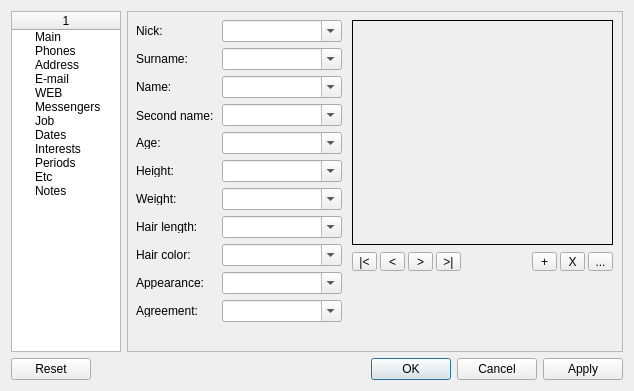
<?xml version="1.0" encoding="UTF-8"?>
<ui version="4.0">
 <class>CPersonEdit</class>
 <widget class="QDialog" name="CPersonEdit">
  <property name="geometry">
   <rect>
    <x>0</x>
    <y>0</y>
    <width>634</width>
    <height>391</height>
   </rect>
  </property>
  <property name="windowTitle">
   <string>Dialog</string>
  </property>
  <layout class="QGridLayout" name="gridLayout">
   <item row="0" column="0">
    <widget class="QTreeWidget" name="twGroups">
     <property name="minimumSize">
      <size>
       <width>110</width>
       <height>0</height>
      </size>
     </property>
     <property name="maximumSize">
      <size>
       <width>100</width>
       <height>16777215</height>
      </size>
     </property>
     <column>
      <property name="text">
       <string/>
      </property>
      <property name="textAlignment">
       <set>AlignHCenter|AlignVCenter|AlignCenter</set>
      </property>
     </column>
     <item>
      <property name="text">
       <string>Main</string>
      </property>
     </item>
     <item>
      <property name="text">
       <string>Phones</string>
      </property>
     </item>
     <item>
      <property name="text">
       <string>Address</string>
      </property>
     </item>
     <item>
      <property name="text">
       <string>E-mail</string>
      </property>
     </item>
     <item>
      <property name="text">
       <string>WEB</string>
      </property>
     </item>
     <item>
      <property name="text">
       <string>Messengers</string>
      </property>
     </item>
     <item>
      <property name="text">
       <string>Job</string>
      </property>
     </item>
     <item>
      <property name="text">
       <string>Dates</string>
      </property>
     </item>
     <item>
      <property name="text">
       <string>Interests</string>
      </property>
     </item>
     <item>
      <property name="text">
       <string>Periods</string>
      </property>
     </item>
     <item>
      <property name="text">
       <string>Etc</string>
      </property>
     </item>
     <item>
      <property name="text">
       <string>Notes</string>
      </property>
     </item>
    </widget>
   </item>
   <item row="0" column="1">
    <widget class="QStackedWidget" name="tabwGroupsDetail">
     <property name="frameShape">
      <enum>QFrame::StyledPanel</enum>
     </property>
     <property name="frameShadow">
      <enum>QFrame::Plain</enum>
     </property>
     <property name="currentIndex">
      <number>0</number>
     </property>
     <widget class="QWidget" name="tabwGroupsDetailPage1">
      <widget class="QComboBox" name="cboNick">
       <property name="geometry">
        <rect>
         <x>94</x>
         <y>8</y>
         <width>120</width>
         <height>22</height>
        </rect>
       </property>
       <property name="editable">
        <bool>true</bool>
       </property>
       <property name="sizeAdjustPolicy">
        <enum>QComboBox::AdjustToContentsOnFirstShow</enum>
       </property>
      </widget>
      <widget class="QComboBox" name="cboSurname">
       <property name="geometry">
        <rect>
         <x>94</x>
         <y>36</y>
         <width>120</width>
         <height>22</height>
        </rect>
       </property>
       <property name="editable">
        <bool>true</bool>
       </property>
      </widget>
      <widget class="QLabel" name="lblPhoto">
       <property name="geometry">
        <rect>
         <x>224</x>
         <y>8</y>
         <width>261</width>
         <height>225</height>
        </rect>
       </property>
       <property name="frameShape">
        <enum>QFrame::Box</enum>
       </property>
       <property name="frameShadow">
        <enum>QFrame::Plain</enum>
       </property>
       <property name="text">
        <string/>
       </property>
       <property name="scaledContents">
        <bool>false</bool>
       </property>
       <property name="alignment">
        <set>Qt::AlignCenter</set>
       </property>
       <property name="margin">
        <number>4</number>
       </property>
      </widget>
      <widget class="QToolButton" name="tbtnPhotoChange">
       <property name="geometry">
        <rect>
         <x>404</x>
         <y>240</y>
         <width>25</width>
         <height>19</height>
        </rect>
       </property>
       <property name="text">
        <string>+</string>
       </property>
      </widget>
      <widget class="QToolButton" name="tbtnPhotoDelete">
       <property name="geometry">
        <rect>
         <x>432</x>
         <y>240</y>
         <width>25</width>
         <height>19</height>
        </rect>
       </property>
       <property name="text">
        <string>X</string>
       </property>
      </widget>
      <widget class="QToolButton" name="toolButton">
       <property name="geometry">
        <rect>
         <x>224</x>
         <y>240</y>
         <width>25</width>
         <height>19</height>
        </rect>
       </property>
       <property name="text">
        <string>|&lt;</string>
       </property>
      </widget>
      <widget class="QToolButton" name="toolButton_2">
       <property name="geometry">
        <rect>
         <x>252</x>
         <y>240</y>
         <width>25</width>
         <height>19</height>
        </rect>
       </property>
       <property name="text">
        <string>&lt;</string>
       </property>
      </widget>
      <widget class="QToolButton" name="toolButton_3">
       <property name="geometry">
        <rect>
         <x>280</x>
         <y>240</y>
         <width>25</width>
         <height>19</height>
        </rect>
       </property>
       <property name="text">
        <string>&gt;</string>
       </property>
      </widget>
      <widget class="QToolButton" name="toolButton_4">
       <property name="geometry">
        <rect>
         <x>308</x>
         <y>240</y>
         <width>25</width>
         <height>19</height>
        </rect>
       </property>
       <property name="text">
        <string>&gt;|</string>
       </property>
      </widget>
      <widget class="QToolButton" name="tbtnPhotoSaveAs">
       <property name="geometry">
        <rect>
         <x>460</x>
         <y>240</y>
         <width>25</width>
         <height>19</height>
        </rect>
       </property>
       <property name="text">
        <string>...</string>
       </property>
      </widget>
      <widget class="QComboBox" name="cboSecondName">
       <property name="geometry">
        <rect>
         <x>94</x>
         <y>92</y>
         <width>120</width>
         <height>22</height>
        </rect>
       </property>
       <property name="editable">
        <bool>true</bool>
       </property>
      </widget>
      <widget class="QComboBox" name="cboName">
       <property name="geometry">
        <rect>
         <x>94</x>
         <y>64</y>
         <width>120</width>
         <height>22</height>
        </rect>
       </property>
       <property name="editable">
        <bool>true</bool>
       </property>
       <property name="sizeAdjustPolicy">
        <enum>QComboBox::AdjustToContentsOnFirstShow</enum>
       </property>
      </widget>
      <widget class="QComboBox" name="cboHeight">
       <property name="geometry">
        <rect>
         <x>94</x>
         <y>148</y>
         <width>120</width>
         <height>22</height>
        </rect>
       </property>
       <property name="editable">
        <bool>true</bool>
       </property>
      </widget>
      <widget class="QComboBox" name="cboAge">
       <property name="geometry">
        <rect>
         <x>94</x>
         <y>120</y>
         <width>120</width>
         <height>22</height>
        </rect>
       </property>
       <property name="editable">
        <bool>true</bool>
       </property>
       <property name="sizeAdjustPolicy">
        <enum>QComboBox::AdjustToContentsOnFirstShow</enum>
       </property>
      </widget>
      <widget class="QComboBox" name="cboHairLength">
       <property name="geometry">
        <rect>
         <x>94</x>
         <y>204</y>
         <width>120</width>
         <height>22</height>
        </rect>
       </property>
       <property name="editable">
        <bool>true</bool>
       </property>
      </widget>
      <widget class="QComboBox" name="cboWeight">
       <property name="geometry">
        <rect>
         <x>94</x>
         <y>176</y>
         <width>120</width>
         <height>22</height>
        </rect>
       </property>
       <property name="editable">
        <bool>true</bool>
       </property>
       <property name="sizeAdjustPolicy">
        <enum>QComboBox::AdjustToContentsOnFirstShow</enum>
       </property>
      </widget>
      <widget class="QComboBox" name="cboAppearance">
       <property name="geometry">
        <rect>
         <x>94</x>
         <y>260</y>
         <width>120</width>
         <height>22</height>
        </rect>
       </property>
       <property name="editable">
        <bool>true</bool>
       </property>
      </widget>
      <widget class="QComboBox" name="cboHairColor">
       <property name="geometry">
        <rect>
         <x>94</x>
         <y>232</y>
         <width>120</width>
         <height>22</height>
        </rect>
       </property>
       <property name="editable">
        <bool>true</bool>
       </property>
       <property name="sizeAdjustPolicy">
        <enum>QComboBox::AdjustToContentsOnFirstShow</enum>
       </property>
      </widget>
      <widget class="QComboBox" name="cboAgreement">
       <property name="geometry">
        <rect>
         <x>94</x>
         <y>288</y>
         <width>120</width>
         <height>22</height>
        </rect>
       </property>
       <property name="editable">
        <bool>true</bool>
       </property>
      </widget>
      <widget class="QLabel" name="label">
       <property name="geometry">
        <rect>
         <x>8</x>
         <y>12</y>
         <width>80</width>
         <height>13</height>
        </rect>
       </property>
       <property name="text">
        <string>Nick:</string>
       </property>
      </widget>
      <widget class="QLabel" name="label_2">
       <property name="geometry">
        <rect>
         <x>8</x>
         <y>40</y>
         <width>80</width>
         <height>13</height>
        </rect>
       </property>
       <property name="text">
        <string>Surname:</string>
       </property>
      </widget>
      <widget class="QLabel" name="label_3">
       <property name="geometry">
        <rect>
         <x>8</x>
         <y>68</y>
         <width>80</width>
         <height>13</height>
        </rect>
       </property>
       <property name="text">
        <string>Name:</string>
       </property>
      </widget>
      <widget class="QLabel" name="label_4">
       <property name="geometry">
        <rect>
         <x>8</x>
         <y>96</y>
         <width>80</width>
         <height>16</height>
        </rect>
       </property>
       <property name="text">
        <string>Second name:</string>
       </property>
      </widget>
      <widget class="QLabel" name="label_5">
       <property name="geometry">
        <rect>
         <x>8</x>
         <y>124</y>
         <width>80</width>
         <height>13</height>
        </rect>
       </property>
       <property name="text">
        <string>Age:</string>
       </property>
      </widget>
      <widget class="QLabel" name="label_6">
       <property name="geometry">
        <rect>
         <x>8</x>
         <y>152</y>
         <width>80</width>
         <height>13</height>
        </rect>
       </property>
       <property name="text">
        <string>Height:</string>
       </property>
      </widget>
      <widget class="QLabel" name="label_7">
       <property name="geometry">
        <rect>
         <x>8</x>
         <y>180</y>
         <width>80</width>
         <height>13</height>
        </rect>
       </property>
       <property name="text">
        <string>Weight:</string>
       </property>
      </widget>
      <widget class="QLabel" name="label_8">
       <property name="geometry">
        <rect>
         <x>8</x>
         <y>208</y>
         <width>80</width>
         <height>13</height>
        </rect>
       </property>
       <property name="text">
        <string>Hair length:</string>
       </property>
      </widget>
      <widget class="QLabel" name="label_9">
       <property name="geometry">
        <rect>
         <x>8</x>
         <y>236</y>
         <width>80</width>
         <height>13</height>
        </rect>
       </property>
       <property name="text">
        <string>Hair color:</string>
       </property>
      </widget>
      <widget class="QLabel" name="label_10">
       <property name="geometry">
        <rect>
         <x>8</x>
         <y>264</y>
         <width>80</width>
         <height>13</height>
        </rect>
       </property>
       <property name="text">
        <string>Appearance:</string>
       </property>
      </widget>
      <widget class="QLabel" name="label_11">
       <property name="geometry">
        <rect>
         <x>8</x>
         <y>292</y>
         <width>80</width>
         <height>13</height>
        </rect>
       </property>
       <property name="text">
        <string>Agreement:</string>
       </property>
      </widget>
     </widget>
     <widget class="QWidget" name="tabwGroupsDetailPage2">
      <widget class="QLabel" name="label_12">
       <property name="geometry">
        <rect>
         <x>8</x>
         <y>124</y>
         <width>80</width>
         <height>13</height>
        </rect>
       </property>
       <property name="text">
        <string>Job:</string>
       </property>
      </widget>
      <widget class="QLabel" name="label_13">
       <property name="geometry">
        <rect>
         <x>8</x>
         <y>152</y>
         <width>80</width>
         <height>16</height>
        </rect>
       </property>
       <property name="text">
        <string>Additional:</string>
       </property>
      </widget>
      <widget class="QComboBox" name="cboPhoneHome">
       <property name="geometry">
        <rect>
         <x>94</x>
         <y>92</y>
         <width>120</width>
         <height>22</height>
        </rect>
       </property>
       <property name="editable">
        <bool>true</bool>
       </property>
      </widget>
      <widget class="QComboBox" name="cboPhoneJob">
       <property name="geometry">
        <rect>
         <x>94</x>
         <y>120</y>
         <width>120</width>
         <height>22</height>
        </rect>
       </property>
       <property name="editable">
        <bool>true</bool>
       </property>
       <property name="sizeAdjustPolicy">
        <enum>QComboBox::AdjustToContentsOnFirstShow</enum>
       </property>
      </widget>
      <widget class="QLabel" name="label_14">
       <property name="geometry">
        <rect>
         <x>8</x>
         <y>12</y>
         <width>80</width>
         <height>13</height>
        </rect>
       </property>
       <property name="text">
        <string>Mobile 1:</string>
       </property>
      </widget>
      <widget class="QComboBox" name="cboMobile1">
       <property name="geometry">
        <rect>
         <x>94</x>
         <y>8</y>
         <width>120</width>
         <height>22</height>
        </rect>
       </property>
       <property name="editable">
        <bool>true</bool>
       </property>
       <property name="sizeAdjustPolicy">
        <enum>QComboBox::AdjustToContentsOnFirstShow</enum>
       </property>
      </widget>
      <widget class="QLabel" name="label_15">
       <property name="geometry">
        <rect>
         <x>8</x>
         <y>96</y>
         <width>80</width>
         <height>13</height>
        </rect>
       </property>
       <property name="text">
        <string>Home:</string>
       </property>
      </widget>
      <widget class="QTextEdit" name="tedtPhoneAdditional">
       <property name="geometry">
        <rect>
         <x>94</x>
         <y>148</y>
         <width>120</width>
         <height>161</height>
        </rect>
       </property>
      </widget>
      <widget class="QComboBox" name="cboMobile2">
       <property name="geometry">
        <rect>
         <x>94</x>
         <y>36</y>
         <width>120</width>
         <height>22</height>
        </rect>
       </property>
       <property name="editable">
        <bool>true</bool>
       </property>
       <property name="sizeAdjustPolicy">
        <enum>QComboBox::AdjustToContentsOnFirstShow</enum>
       </property>
      </widget>
      <widget class="QLabel" name="label_40">
       <property name="geometry">
        <rect>
         <x>8</x>
         <y>40</y>
         <width>80</width>
         <height>13</height>
        </rect>
       </property>
       <property name="text">
        <string>Mobile 2:</string>
       </property>
      </widget>
      <widget class="QComboBox" name="cboMobile3">
       <property name="geometry">
        <rect>
         <x>94</x>
         <y>64</y>
         <width>120</width>
         <height>22</height>
        </rect>
       </property>
       <property name="editable">
        <bool>true</bool>
       </property>
       <property name="sizeAdjustPolicy">
        <enum>QComboBox::AdjustToContentsOnFirstShow</enum>
       </property>
      </widget>
      <widget class="QLabel" name="label_45">
       <property name="geometry">
        <rect>
         <x>8</x>
         <y>68</y>
         <width>80</width>
         <height>13</height>
        </rect>
       </property>
       <property name="text">
        <string>Mobile 3:</string>
       </property>
      </widget>
     </widget>
     <widget class="QWidget" name="tabwGroupsDetailPage3">
      <widget class="QComboBox" name="cboDistrict">
       <property name="geometry">
        <rect>
         <x>94</x>
         <y>92</y>
         <width>120</width>
         <height>22</height>
        </rect>
       </property>
       <property name="editable">
        <bool>true</bool>
       </property>
      </widget>
      <widget class="QLabel" name="label_16">
       <property name="geometry">
        <rect>
         <x>8</x>
         <y>236</y>
         <width>80</width>
         <height>13</height>
        </rect>
       </property>
       <property name="text">
        <string>Apartment:</string>
       </property>
      </widget>
      <widget class="QComboBox" name="cboHouse">
       <property name="geometry">
        <rect>
         <x>94</x>
         <y>148</y>
         <width>120</width>
         <height>22</height>
        </rect>
       </property>
       <property name="editable">
        <bool>true</bool>
       </property>
      </widget>
      <widget class="QLabel" name="label_17">
       <property name="geometry">
        <rect>
         <x>8</x>
         <y>180</y>
         <width>80</width>
         <height>13</height>
        </rect>
       </property>
       <property name="text">
        <string>Porch:</string>
       </property>
      </widget>
      <widget class="QComboBox" name="cboCity">
       <property name="geometry">
        <rect>
         <x>94</x>
         <y>64</y>
         <width>120</width>
         <height>22</height>
        </rect>
       </property>
       <property name="editable">
        <bool>true</bool>
       </property>
       <property name="sizeAdjustPolicy">
        <enum>QComboBox::AdjustToContentsOnFirstShow</enum>
       </property>
      </widget>
      <widget class="QLabel" name="label_18">
       <property name="geometry">
        <rect>
         <x>8</x>
         <y>12</y>
         <width>80</width>
         <height>13</height>
        </rect>
       </property>
       <property name="text">
        <string>Country:</string>
       </property>
      </widget>
      <widget class="QComboBox" name="cboCountry">
       <property name="geometry">
        <rect>
         <x>94</x>
         <y>8</y>
         <width>120</width>
         <height>22</height>
        </rect>
       </property>
       <property name="editable">
        <bool>true</bool>
       </property>
       <property name="sizeAdjustPolicy">
        <enum>QComboBox::AdjustToContentsOnFirstShow</enum>
       </property>
      </widget>
      <widget class="QComboBox" name="cboApartment">
       <property name="geometry">
        <rect>
         <x>94</x>
         <y>232</y>
         <width>120</width>
         <height>22</height>
        </rect>
       </property>
       <property name="editable">
        <bool>true</bool>
       </property>
       <property name="sizeAdjustPolicy">
        <enum>QComboBox::AdjustToContentsOnFirstShow</enum>
       </property>
      </widget>
      <widget class="QLabel" name="label_19">
       <property name="geometry">
        <rect>
         <x>8</x>
         <y>40</y>
         <width>80</width>
         <height>13</height>
        </rect>
       </property>
       <property name="text">
        <string>Code:</string>
       </property>
      </widget>
      <widget class="QLabel" name="label_20">
       <property name="geometry">
        <rect>
         <x>8</x>
         <y>124</y>
         <width>80</width>
         <height>13</height>
        </rect>
       </property>
       <property name="text">
        <string>Street:</string>
       </property>
      </widget>
      <widget class="QLabel" name="label_21">
       <property name="geometry">
        <rect>
         <x>8</x>
         <y>68</y>
         <width>80</width>
         <height>13</height>
        </rect>
       </property>
       <property name="text">
        <string>City:</string>
       </property>
      </widget>
      <widget class="QComboBox" name="cboFloor">
       <property name="geometry">
        <rect>
         <x>94</x>
         <y>204</y>
         <width>120</width>
         <height>22</height>
        </rect>
       </property>
       <property name="editable">
        <bool>true</bool>
       </property>
      </widget>
      <widget class="QLabel" name="label_22">
       <property name="geometry">
        <rect>
         <x>8</x>
         <y>96</y>
         <width>80</width>
         <height>16</height>
        </rect>
       </property>
       <property name="text">
        <string>District :</string>
       </property>
      </widget>
      <widget class="QLabel" name="label_23">
       <property name="geometry">
        <rect>
         <x>8</x>
         <y>208</y>
         <width>80</width>
         <height>13</height>
        </rect>
       </property>
       <property name="text">
        <string>Floor:</string>
       </property>
      </widget>
      <widget class="QComboBox" name="cboStreet">
       <property name="geometry">
        <rect>
         <x>94</x>
         <y>120</y>
         <width>120</width>
         <height>22</height>
        </rect>
       </property>
       <property name="editable">
        <bool>true</bool>
       </property>
       <property name="sizeAdjustPolicy">
        <enum>QComboBox::AdjustToContentsOnFirstShow</enum>
       </property>
      </widget>
      <widget class="QLabel" name="label_24">
       <property name="geometry">
        <rect>
         <x>8</x>
         <y>152</y>
         <width>80</width>
         <height>13</height>
        </rect>
       </property>
       <property name="text">
        <string>House:</string>
       </property>
      </widget>
      <widget class="QComboBox" name="cboPorch">
       <property name="geometry">
        <rect>
         <x>94</x>
         <y>176</y>
         <width>120</width>
         <height>22</height>
        </rect>
       </property>
       <property name="editable">
        <bool>true</bool>
       </property>
       <property name="sizeAdjustPolicy">
        <enum>QComboBox::AdjustToContentsOnFirstShow</enum>
       </property>
      </widget>
      <widget class="QComboBox" name="cboCode">
       <property name="geometry">
        <rect>
         <x>94</x>
         <y>36</y>
         <width>120</width>
         <height>22</height>
        </rect>
       </property>
       <property name="editable">
        <bool>true</bool>
       </property>
      </widget>
     </widget>
     <widget class="QWidget" name="tabwGroupsDetailPage4">
      <layout class="QGridLayout" name="gridLayout_3">
       <item row="0" column="0">
        <layout class="QGridLayout" name="gridLayout_2">
         <item row="0" column="0">
          <widget class="QTextEdit" name="tedtEmail"/>
         </item>
        </layout>
       </item>
      </layout>
     </widget>
     <widget class="QWidget" name="tabwGroupsDetailPage5">
      <layout class="QGridLayout" name="gridLayout_5">
       <item row="0" column="0">
        <layout class="QGridLayout" name="gridLayout_4">
         <item row="0" column="0">
          <widget class="QTextEdit" name="tedtWeb"/>
         </item>
        </layout>
       </item>
      </layout>
     </widget>
     <widget class="QWidget" name="tabwGroupsDetailPage6">
      <widget class="QLabel" name="label_25">
       <property name="geometry">
        <rect>
         <x>8</x>
         <y>12</y>
         <width>80</width>
         <height>13</height>
        </rect>
       </property>
       <property name="text">
        <string>ICQ:</string>
       </property>
      </widget>
      <widget class="QLabel" name="label_26">
       <property name="geometry">
        <rect>
         <x>8</x>
         <y>40</y>
         <width>80</width>
         <height>13</height>
        </rect>
       </property>
       <property name="text">
        <string>Skype:</string>
       </property>
      </widget>
      <widget class="QComboBox" name="cboIcq">
       <property name="geometry">
        <rect>
         <x>94</x>
         <y>8</y>
         <width>120</width>
         <height>22</height>
        </rect>
       </property>
       <property name="editable">
        <bool>true</bool>
       </property>
       <property name="sizeAdjustPolicy">
        <enum>QComboBox::AdjustToContentsOnFirstShow</enum>
       </property>
      </widget>
      <widget class="QComboBox" name="cboSkype">
       <property name="geometry">
        <rect>
         <x>94</x>
         <y>36</y>
         <width>120</width>
         <height>22</height>
        </rect>
       </property>
       <property name="editable">
        <bool>true</bool>
       </property>
      </widget>
     </widget>
     <widget class="QWidget" name="tabwGroupsDetailPage7">
      <widget class="QLabel" name="label_27">
       <property name="geometry">
        <rect>
         <x>8</x>
         <y>68</y>
         <width>80</width>
         <height>13</height>
        </rect>
       </property>
       <property name="text">
        <string>Salary:</string>
       </property>
      </widget>
      <widget class="QLabel" name="label_28">
       <property name="geometry">
        <rect>
         <x>8</x>
         <y>40</y>
         <width>80</width>
         <height>13</height>
        </rect>
       </property>
       <property name="text">
        <string>Address:</string>
       </property>
      </widget>
      <widget class="QComboBox" name="cboSalary">
       <property name="geometry">
        <rect>
         <x>94</x>
         <y>64</y>
         <width>120</width>
         <height>22</height>
        </rect>
       </property>
       <property name="editable">
        <bool>true</bool>
       </property>
       <property name="sizeAdjustPolicy">
        <enum>QComboBox::AdjustToContentsOnFirstShow</enum>
       </property>
      </widget>
      <widget class="QLabel" name="label_29">
       <property name="geometry">
        <rect>
         <x>8</x>
         <y>12</y>
         <width>80</width>
         <height>13</height>
        </rect>
       </property>
       <property name="text">
        <string>Profession:</string>
       </property>
      </widget>
      <widget class="QComboBox" name="cboCompany">
       <property name="geometry">
        <rect>
         <x>94</x>
         <y>92</y>
         <width>120</width>
         <height>22</height>
        </rect>
       </property>
       <property name="editable">
        <bool>true</bool>
       </property>
      </widget>
      <widget class="QComboBox" name="cboProfession">
       <property name="geometry">
        <rect>
         <x>94</x>
         <y>8</y>
         <width>120</width>
         <height>22</height>
        </rect>
       </property>
       <property name="editable">
        <bool>true</bool>
       </property>
       <property name="sizeAdjustPolicy">
        <enum>QComboBox::AdjustToContentsOnFirstShow</enum>
       </property>
      </widget>
      <widget class="QLabel" name="label_30">
       <property name="geometry">
        <rect>
         <x>8</x>
         <y>96</y>
         <width>80</width>
         <height>16</height>
        </rect>
       </property>
       <property name="text">
        <string>Company :</string>
       </property>
      </widget>
      <widget class="QComboBox" name="cboAddress">
       <property name="geometry">
        <rect>
         <x>94</x>
         <y>36</y>
         <width>120</width>
         <height>22</height>
        </rect>
       </property>
       <property name="editable">
        <bool>true</bool>
       </property>
      </widget>
     </widget>
     <widget class="QWidget" name="tabwGroupsDetailPage8">
      <widget class="QLabel" name="label_31">
       <property name="geometry">
        <rect>
         <x>8</x>
         <y>96</y>
         <width>80</width>
         <height>16</height>
        </rect>
       </property>
       <property name="text">
        <string>Dating day:</string>
       </property>
      </widget>
      <widget class="QComboBox" name="cboDayDating">
       <property name="geometry">
        <rect>
         <x>94</x>
         <y>92</y>
         <width>120</width>
         <height>22</height>
        </rect>
       </property>
       <property name="editable">
        <bool>true</bool>
       </property>
      </widget>
      <widget class="QComboBox" name="cboBirthdayMother">
       <property name="geometry">
        <rect>
         <x>94</x>
         <y>64</y>
         <width>120</width>
         <height>22</height>
        </rect>
       </property>
       <property name="editable">
        <bool>true</bool>
       </property>
       <property name="sizeAdjustPolicy">
        <enum>QComboBox::AdjustToContentsOnFirstShow</enum>
       </property>
      </widget>
      <widget class="QComboBox" name="cboBirthdayFather">
       <property name="geometry">
        <rect>
         <x>94</x>
         <y>36</y>
         <width>120</width>
         <height>22</height>
        </rect>
       </property>
       <property name="editable">
        <bool>true</bool>
       </property>
      </widget>
      <widget class="QLabel" name="label_32">
       <property name="geometry">
        <rect>
         <x>8</x>
         <y>68</y>
         <width>80</width>
         <height>13</height>
        </rect>
       </property>
       <property name="text">
        <string>Mother birthday:</string>
       </property>
      </widget>
      <widget class="QComboBox" name="cboBirthday">
       <property name="geometry">
        <rect>
         <x>94</x>
         <y>8</y>
         <width>120</width>
         <height>22</height>
        </rect>
       </property>
       <property name="editable">
        <bool>true</bool>
       </property>
       <property name="sizeAdjustPolicy">
        <enum>QComboBox::AdjustToContentsOnFirstShow</enum>
       </property>
      </widget>
      <widget class="QLabel" name="label_33">
       <property name="geometry">
        <rect>
         <x>8</x>
         <y>12</y>
         <width>80</width>
         <height>13</height>
        </rect>
       </property>
       <property name="text">
        <string>Birthday:</string>
       </property>
      </widget>
      <widget class="QLabel" name="label_34">
       <property name="geometry">
        <rect>
         <x>8</x>
         <y>40</y>
         <width>80</width>
         <height>13</height>
        </rect>
       </property>
       <property name="text">
        <string>Father birthday:</string>
       </property>
      </widget>
      <widget class="QComboBox" name="cboDayFirstSex">
       <property name="geometry">
        <rect>
         <x>94</x>
         <y>148</y>
         <width>120</width>
         <height>22</height>
        </rect>
       </property>
       <property name="editable">
        <bool>true</bool>
       </property>
      </widget>
      <widget class="QComboBox" name="cboDayFirstKiss">
       <property name="geometry">
        <rect>
         <x>94</x>
         <y>120</y>
         <width>120</width>
         <height>22</height>
        </rect>
       </property>
       <property name="editable">
        <bool>true</bool>
       </property>
       <property name="sizeAdjustPolicy">
        <enum>QComboBox::AdjustToContentsOnFirstShow</enum>
       </property>
      </widget>
      <widget class="QLabel" name="label_37">
       <property name="geometry">
        <rect>
         <x>8</x>
         <y>124</y>
         <width>80</width>
         <height>13</height>
        </rect>
       </property>
       <property name="text">
        <string>1-st kiss day:</string>
       </property>
      </widget>
      <widget class="QLabel" name="label_38">
       <property name="geometry">
        <rect>
         <x>8</x>
         <y>152</y>
         <width>80</width>
         <height>13</height>
        </rect>
       </property>
       <property name="text">
        <string>1-st sex day:</string>
       </property>
      </widget>
     </widget>
     <widget class="QWidget" name="tabwGroupsDetailPage9">
      <widget class="QComboBox" name="cboHobby">
       <property name="geometry">
        <rect>
         <x>94</x>
         <y>8</y>
         <width>120</width>
         <height>22</height>
        </rect>
       </property>
       <property name="editable">
        <bool>true</bool>
       </property>
       <property name="sizeAdjustPolicy">
        <enum>QComboBox::AdjustToContentsOnFirstShow</enum>
       </property>
      </widget>
      <widget class="QLabel" name="label_39">
       <property name="geometry">
        <rect>
         <x>8</x>
         <y>40</y>
         <width>80</width>
         <height>13</height>
        </rect>
       </property>
       <property name="text">
        <string>Sports:</string>
       </property>
      </widget>
      <widget class="QComboBox" name="cboDrugs">
       <property name="geometry">
        <rect>
         <x>94</x>
         <y>120</y>
         <width>120</width>
         <height>22</height>
        </rect>
       </property>
       <property name="editable">
        <bool>true</bool>
       </property>
       <property name="sizeAdjustPolicy">
        <enum>QComboBox::AdjustToContentsOnFirstShow</enum>
       </property>
      </widget>
      <widget class="QComboBox" name="cboSports">
       <property name="geometry">
        <rect>
         <x>94</x>
         <y>36</y>
         <width>120</width>
         <height>22</height>
        </rect>
       </property>
       <property name="editable">
        <bool>true</bool>
       </property>
      </widget>
      <widget class="QLabel" name="label_41">
       <property name="geometry">
        <rect>
         <x>8</x>
         <y>68</y>
         <width>80</width>
         <height>13</height>
        </rect>
       </property>
       <property name="text">
        <string>Smoking:</string>
       </property>
      </widget>
      <widget class="QComboBox" name="cboAlcohol">
       <property name="geometry">
        <rect>
         <x>94</x>
         <y>92</y>
         <width>120</width>
         <height>22</height>
        </rect>
       </property>
       <property name="editable">
        <bool>true</bool>
       </property>
      </widget>
      <widget class="QLabel" name="label_42">
       <property name="geometry">
        <rect>
         <x>8</x>
         <y>96</y>
         <width>80</width>
         <height>16</height>
        </rect>
       </property>
       <property name="text">
        <string>Alcohol:</string>
       </property>
      </widget>
      <widget class="QLabel" name="label_43">
       <property name="geometry">
        <rect>
         <x>8</x>
         <y>12</y>
         <width>80</width>
         <height>13</height>
        </rect>
       </property>
       <property name="text">
        <string>Hobby:</string>
       </property>
      </widget>
      <widget class="QComboBox" name="cboSmoking">
       <property name="geometry">
        <rect>
         <x>94</x>
         <y>64</y>
         <width>120</width>
         <height>22</height>
        </rect>
       </property>
       <property name="editable">
        <bool>true</bool>
       </property>
       <property name="sizeAdjustPolicy">
        <enum>QComboBox::AdjustToContentsOnFirstShow</enum>
       </property>
      </widget>
      <widget class="QLabel" name="label_44">
       <property name="geometry">
        <rect>
         <x>8</x>
         <y>124</y>
         <width>80</width>
         <height>13</height>
        </rect>
       </property>
       <property name="text">
        <string>Drugs:</string>
       </property>
      </widget>
     </widget>
     <widget class="QWidget" name="tabwGroupsDetailPage10"/>
     <widget class="QWidget" name="tabwGroupsDetailPage11">
      <widget class="QLabel" name="label_35">
       <property name="geometry">
        <rect>
         <x>10</x>
         <y>12</y>
         <width>80</width>
         <height>16</height>
        </rect>
       </property>
       <property name="text">
        <string>Creation date:</string>
       </property>
      </widget>
      <widget class="QLabel" name="label_36">
       <property name="geometry">
        <rect>
         <x>10</x>
         <y>40</y>
         <width>80</width>
         <height>16</height>
        </rect>
       </property>
       <property name="text">
        <string>Last change date:</string>
       </property>
      </widget>
      <widget class="QDateTimeEdit" name="dtDateCreation">
       <property name="geometry">
        <rect>
         <x>94</x>
         <y>8</y>
         <width>120</width>
         <height>22</height>
        </rect>
       </property>
       <property name="buttonSymbols">
        <enum>QAbstractSpinBox::NoButtons</enum>
       </property>
      </widget>
      <widget class="QDateTimeEdit" name="dtDateLastChange">
       <property name="geometry">
        <rect>
         <x>94</x>
         <y>36</y>
         <width>120</width>
         <height>22</height>
        </rect>
       </property>
       <property name="buttonSymbols">
        <enum>QAbstractSpinBox::NoButtons</enum>
       </property>
      </widget>
     </widget>
     <widget class="QWidget" name="tabwGroupsDetailPage12">
      <layout class="QGridLayout" name="gridLayout_7">
       <item row="0" column="0">
        <layout class="QGridLayout" name="gridLayout_6">
         <item row="0" column="0">
          <widget class="QTextEdit" name="tedtNotes"/>
         </item>
        </layout>
       </item>
      </layout>
     </widget>
    </widget>
   </item>
   <item row="1" column="0" colspan="2">
    <widget class="QDialogButtonBox" name="bbxButtons">
     <property name="standardButtons">
      <set>QDialogButtonBox::Apply|QDialogButtonBox::Cancel|QDialogButtonBox::Ok|QDialogButtonBox::Reset</set>
     </property>
    </widget>
   </item>
  </layout>
 </widget>
 <resources/>
 <connections/>
</ui>
